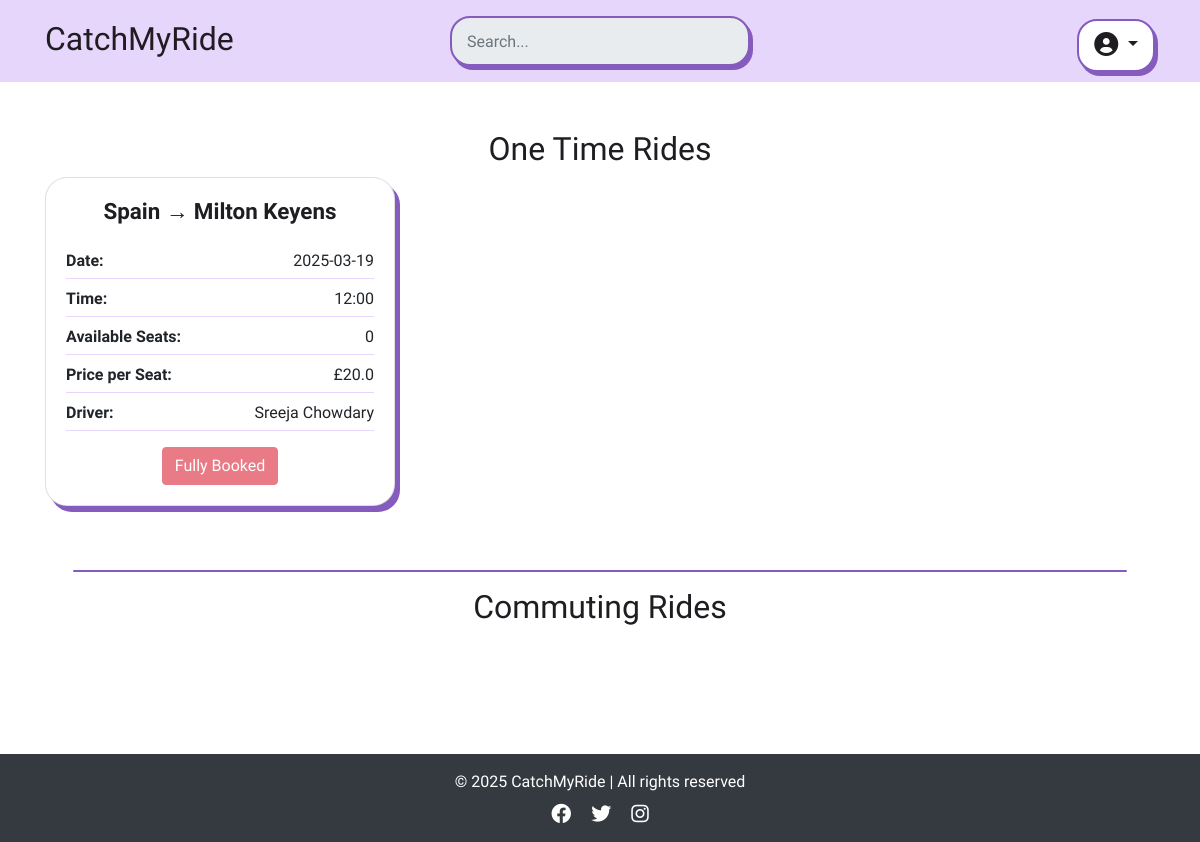
/view_journeys, run on an earlier commit of the app's database.
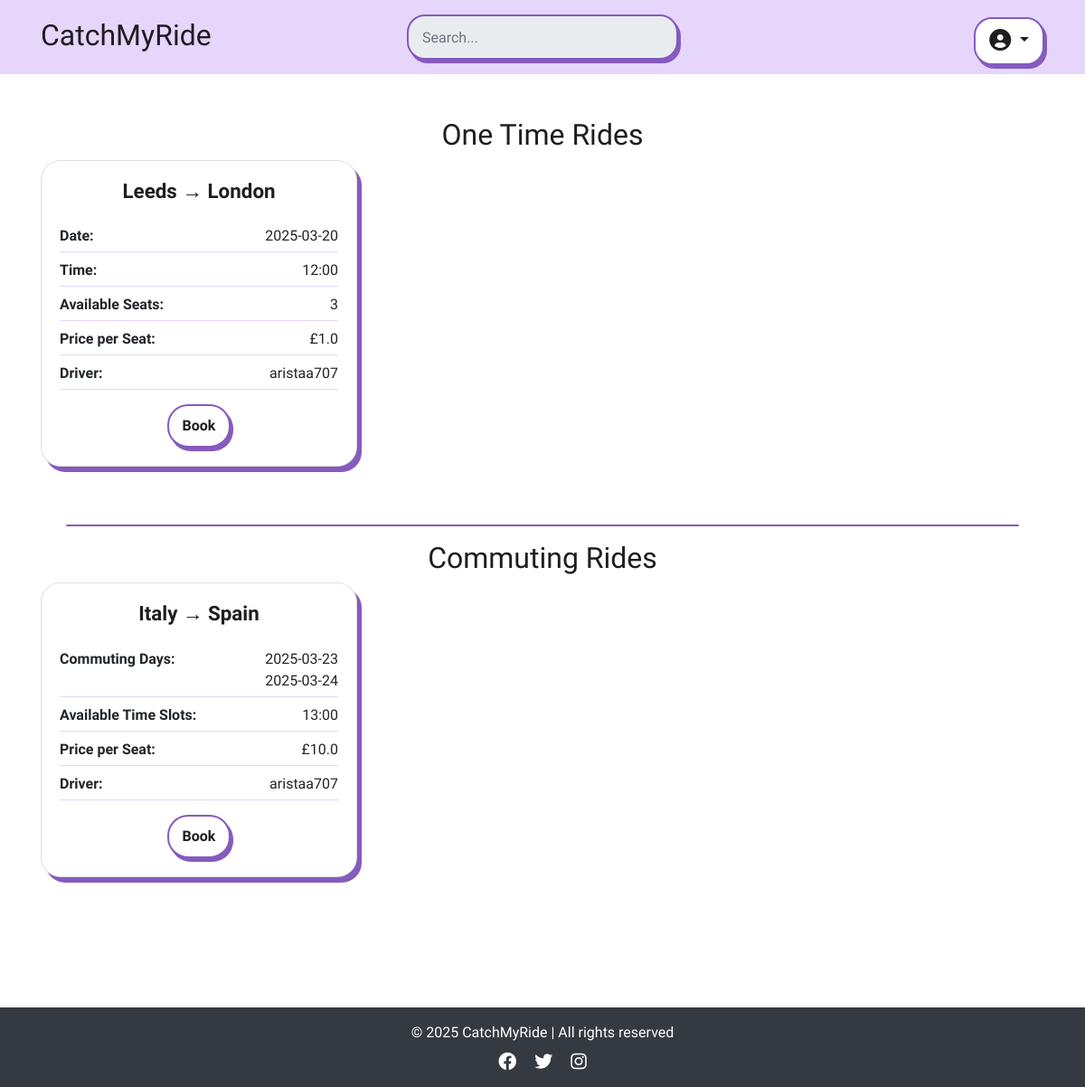
And on a later commit of the database.
### app/models.py (models this page shows, shortened)
class publish_ride(db.Model):
    id = db.Column(db.Integer, primary_key=True)
    driver_id = db.Column(db.Integer, db.ForeignKey('user.id'), nullable=False)
    driver_name = db.Column(db.String(100), nullable=False)  # Added Driver Name
    from_location = db.Column(db.String(200), nullable=False)
    to_location = db.Column(db.String(200), nullable=False)
    date_time = db.Column(db.DateTime, nullable=True)  # Now optional
    available_seats_per_date = db.Column(db.JSON, nullable=True)
    price_per_seat = db.Column(db.Float, nullable=False)
    category = db.Column(db.String(50), nullable=False)
    recurrence_dates = db.Column(db.String(255), nullable=True)
    commute_times = db.Column(db.String(255), nullable=True)  # Stores commute time slots
    is_available = db.Column(db.Boolean, default=True)

### app/views.py (the view)
@app.route('/view_journeys')
def view_journeys():
    db.session.commit()
    db.session.expire_all()
    journeys = publish_ride.query.all()
    booked_journey_ids = set()
    if current_user.is_authenticated:
        booked_journey_ids = {booking.ride_id for booking in book_ride.query.filter_by(user_id=current_user.id).all()}
    for journey in journeys:
        try:
            journey.seat_tracking = json.loads(journey.available_seats_per_date) if journey.available_seats_per_date else {}
        except (json.JSONDecodeError, TypeError):
            journey.seat_tracking = {}  # Prevent errors if data is invalid
        journey.user_has_booked = journey.id in booked_journey_ids
    return render_template('view_journeys.html', journeys=journeys, user=current_user)

### app/views.py (called while the page is built)
@app.context_processor
def inject_user():
    return dict(user=current_user)

### app/templates/view_journeys.html (shortened to what this page needs)
{% extends "base.html" %}
{% block content %}
<div class="container my-5">
    {% if journeys %}
        <h2 class="text-center">One Time Rides</h2>
        <div class="row">
            {% for journey in journeys if journey.category == "one-time" %}
            <div class="col-md-6 col-lg-4 mb-4">
                <div class="card">
                    <div class="card-body">
                        <h5 class="card-title">{{ journey.from_location }} → {{ journey.to_location }}</h5>
                        <div class="journey-details">
                            <div class="detail-item">
                                <span class="detail-heading">Date:</span>
                                <span>{{ journey.date_time.strftime('%Y-%m-%d') }}</span>
                            </div>
                            <div class="detail-item">
                                <span class="detail-heading">Time:</span>
                                <span>{{ journey.date_time.strftime('%H:%M') }}</span>
                            </div>
                            <div class="detail-item">
                                <span class="detail-heading">Available Seats:</span>
                                <span>{{ journey.seat_tracking.values() | max if journey.seat_tracking else 0 }}</span>
                            </div>
                            <div class="detail-item">
                                <span class="detail-heading">Price per Seat:</span>
                                <span>£{{ journey.price_per_seat }}</span>
                            </div>
                            <div class="detail-item">
                                <span class="detail-heading">Driver:</span>
                                <span>{{ journey.driver_name }}</span>
                            </div>
                        </div>
                        <div class="text-center mt-3">
                            {% if user and journey.user_has_booked %}
                                <form action="{{ url_for('book_onetime', ride_id=journey.id) }}" method="get">
                                    <button type="submit" class="btn btn-warning">Rebook</button>
                                </form>
                            {% else %}
                                {% if journey.seat_tracking and journey.seat_tracking.values() | max > 0 %}
                                    <form action="{{ url_for('book_onetime', ride_id=journey.id) }}" method="get">
                                        <button type="submit" class="btn btn-one">Book</button>
                                    </form>
                                {% else %}
                                    <button class="btn btn-danger" disabled>Fully Booked</button>
                                {% endif %}
                            {% endif %}
                        </div>
                    </div>
                </div>
            </div>
            {% endfor %}
        </div>
        <br><hr>
        <h2 class="text-center">Commuting Rides</h2>
        <div class="row">
            {% for journey in journeys if journey.category == "commuting" %}
            <div class="col-md-6 col-lg-4 mb-4">
                <div class="card">
                    <div class="card-body">
                        <h5 class="card-title">{{ journey.from_location }} → {{ journey.to_location }}</h5>
                        <div class="journey-details">
                            <div class="detail-item">
                                <span class="detail-heading">Commuting Days:</span>
                                <ul class="date-list">
                                    {% for date in journey.recurrence_dates.split(',') %}
                                        <li>{{ date.strip() }}</li>
                                    {% endfor %}
                                </ul>
                            </div>
                            <div class="detail-item">
                                <span class="detail-heading">Available Time Slots:</span>
                                <span>
                                    {% if journey.commute_times %}
                                        {{ journey.commute_times | replace(',', ', ') }}
                                    {% else %}
                                        <span>N/A</span>
                                    {% endif %}
                                </span>
                            </div>
                            <div class="detail-item">
                                <span class="detail-heading">Price per Seat:</span>
                                <span>£{{ journey.price_per_seat }}</span>
                            </div>
                            <div class="detail-item">
                                <span class="detail-heading">Driver:</span>
                                <span>{{ journey.driver_name }}</span>
                            </div>
                        </div>
                        <div class="text-center mt-3">
                            {% if user and journey.user_has_booked %}
                                <form action="{{ url_for('book_commuting', ride_id=journey.id) }}" method="get">
                                    <button type="submit" class="btn btn-warning">Rebook</button>
                                </form>
                            {% else %}
                                {% if journey.seat_tracking and journey.seat_tracking.values() | max > 0 %}
                                    <form action="{{ url_for('book_commuting', ride_id=journey.id) }}" method="get">
                                        <button type="submit" class="btn btn-one">Book</button>
                                    </form>
                                {% else %}
                                    <button class="btn btn-danger" disabled>Fully Booked</button>
                                {% endif %}
                            {% endif %}
                        </div>
                    </div>
                </div>
            </div>
            {% endfor %}
        </div>
    {% else %}
        <p class="text-center mt-4">No journeys available at the moment.</p>
    {% endif %}
</div>
{% endblock %}

### app/templates/base.html (shortened to what this page needs)
<!DOCTYPE html>
<html lang="en">
<head>
    <link rel="stylesheet" href="https://stackpath.bootstrapcdn.com/bootstrap/4.2.1/css/bootstrap.min.css">
    <link rel="stylesheet" href="{{ url_for('static', filename='style.css') }}">
    <link rel="stylesheet" href="https://cdnjs.cloudflare.com/ajax/libs/font-awesome/6.0.0-beta3/css/all.min.css">
    <link href='https://unpkg.com/boxicons@2.1.4/css/boxicons.min.css' rel='stylesheet'>
    <link rel="stylesheet" href="https://cdn.jsdelivr.net/npm/flatpickr/dist/flatpickr.min.css">
</head>
<body>
    <nav class="navbar">
        <div class="container navbar-container d-flex align-items-baseline justify-content-between">
            <a class="navbar-brand navbar-logo" href="/" aria-label="Catch My Ride Logo" title="Go to home page">
                CatchMyRide
            </a>
            <div class="search-container">
                <form class="form-inline">
                    <input class="form-control input" type="search" placeholder="Search..." aria-label="Search" id="searchInput" readonly>
                </form>
            </div>
            <div class="dropdown">
                {% if user.is_authenticated %}
                    <button class="btn btn-secondary dropdown-toggle" type="button" id="profileDropdown" data-toggle="dropdown">
                        {{ user.username }}
                    </button>
                    <div class="dropdown-menu">
                        <a href="{{ url_for('dashboard') }}" class="dropdown-item">
                            <i class='bx bx-home'></i> Dashboard
                        </a>
                        <form id="logout-form" action="{{ url_for('logout') }}" method="POST">
                            <button type="submit" class="dropdown-item"><i class='bx bx-exit'></i>Logout</button>
                        </form>
                    </div>
                {% else %}
                    <button class="btn btn-light dropdown-toggle profile-btn" type="button" id="profileDropdown" data-toggle="dropdown"
                        aria-haspopup="true" aria-expanded="false">
                        <i class="fa-solid fa-user-circle fa-lg"></i>
                    </button>
                {% endif %}
            </div>
        </div>
    </nav>
    <main>
        {% block content %}{% endblock %}
    </main>
    <br>
    <footer class="bg-dark text-white text-center py-3 mt-5">
        <div class="container">
            <p class="mb-0">© 2025 CatchMyRide | All rights reserved</p>
            <div class="social-links mt-2">
                <a href="#" class="text-white mx-2"><i class="fa-brands fa-facebook fa-lg"></i></a>
                <a href="#" class="text-white mx-2"><i class="fa-brands fa-twitter fa-lg"></i></a>
                <a href="#" class="text-white mx-2"><i class="fa-brands fa-instagram fa-lg"></i></a>
            </div>
        </div>
    </footer>
</body>
</html>

### app/static/style.css (style rules this page uses)
body { margin: 0; background-color: #fff; font-family: "Oxanium", serif; font-weight: 300; }
h2 { font-family: 'Shrikhand', serif; color: #1f1d21; }
hr { border: none; border-radius: 3px; height: 1.5px; width: 95%; background-color: #855bbe; }
.navbar .container { display: flex; flex-direction: row; align-items: center; justify-content: space-between; }
.navbar { background-color: #e6d6fc !important; text-align: center; padding: 10px 0; }
.navbar-logo, .navbar-logo:hover { color: #1f1d21; font-family: "Shrikhand", serif; font-size: 2rem; }
.search-container { max-width: 300px; text-align: center; }
@media (min-width: 992px) { .search-container { position: absolute; left: 50%; top: 50%; transform: translate(-50%, -50%); } }
.navbar .form-inline input { height: 50px; width: 300px; border: 2px solid #855bbe; box-shadow: 3px 4px 0px #855bbe; border-radius: 20px; transition: all 0.3s ease-in-out; padding: 8px 15px; }
#profileDropdown { color: #1f1d21; font-size: 1.2rem; background-color: #fff; padding: 10px 15px; border-radius: 20px; border: 2px solid #855bbe; box-shadow: 3px 4px 0px #855bbe; transition: all 0.2s ease-in-out; }
.btn-one { color: #1f1d21; background-color: white; padding: 10px 15px; font-weight: bold; border-radius: 23px; border: 2px solid #855bbe; box-shadow: 3px 4px 0px #855bbe; transition: all 0.2s ease-in-out; }
.card { border-radius: 22px; box-shadow: 5px 6px 0px #855bbe; transition: transform 0.2s ease-in-out; }
.card-title { font-weight: 700; color: #1f1d21; text-align: center; font-size: 1.4rem; margin-bottom: 25px; }
.card .text-center { margin-top: 15px; }
.journey-details { display: flex; flex-direction: column; gap: 8px; }
.detail-item { display: flex; justify-content: space-between; border-bottom: 1px solid #e6d6fc; padding-bottom: 5px; }
.date-list { margin: 0; }
.date-list li { display: block; }
.detail-heading { font-weight: 600; }

What changed in the data, as far as the page shows it:
changed publish_ride: from_location "Spain" → "Leeds"; to_location "Milton Keyens" → "London"; date_time "2025-03-19" → "2025-03-20"; seat_tracking.values|max "0" → "3"; price_per_seat "20.0" → "1.0"; driver_name "Sreeja Chowdary" → "aristaa707"; text "Fully Booked" → "Book"
added publish_ride: from_location "Italy", to_location "Spain", strip "2025-03-23" "2025-03-24", commute_times "13:00", price_per_seat "10.0", driver_name "aristaa707", shown under "Commuting Rides"
